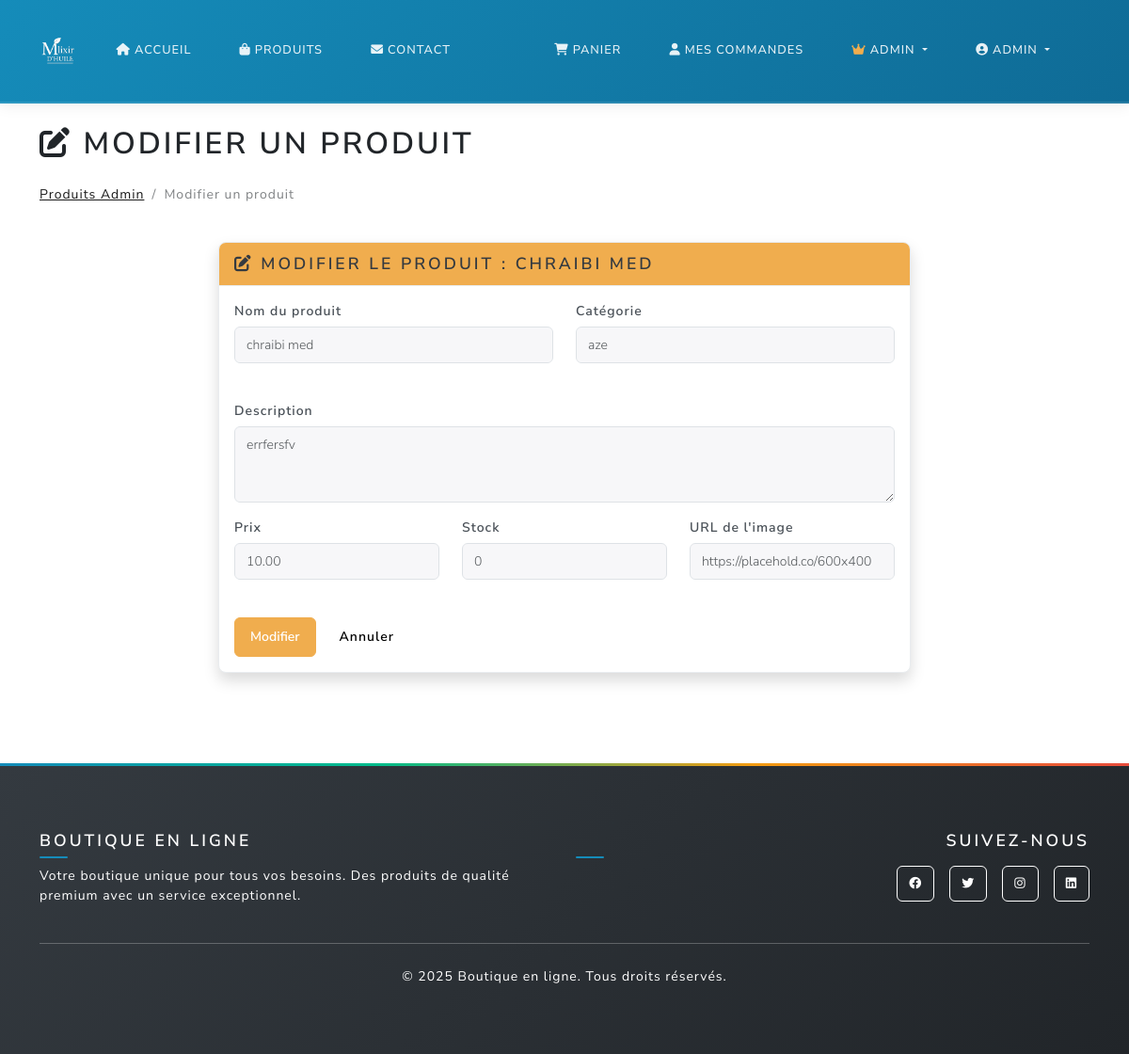
Page /admin/products/9/edit (signed in) on the earlier database version.
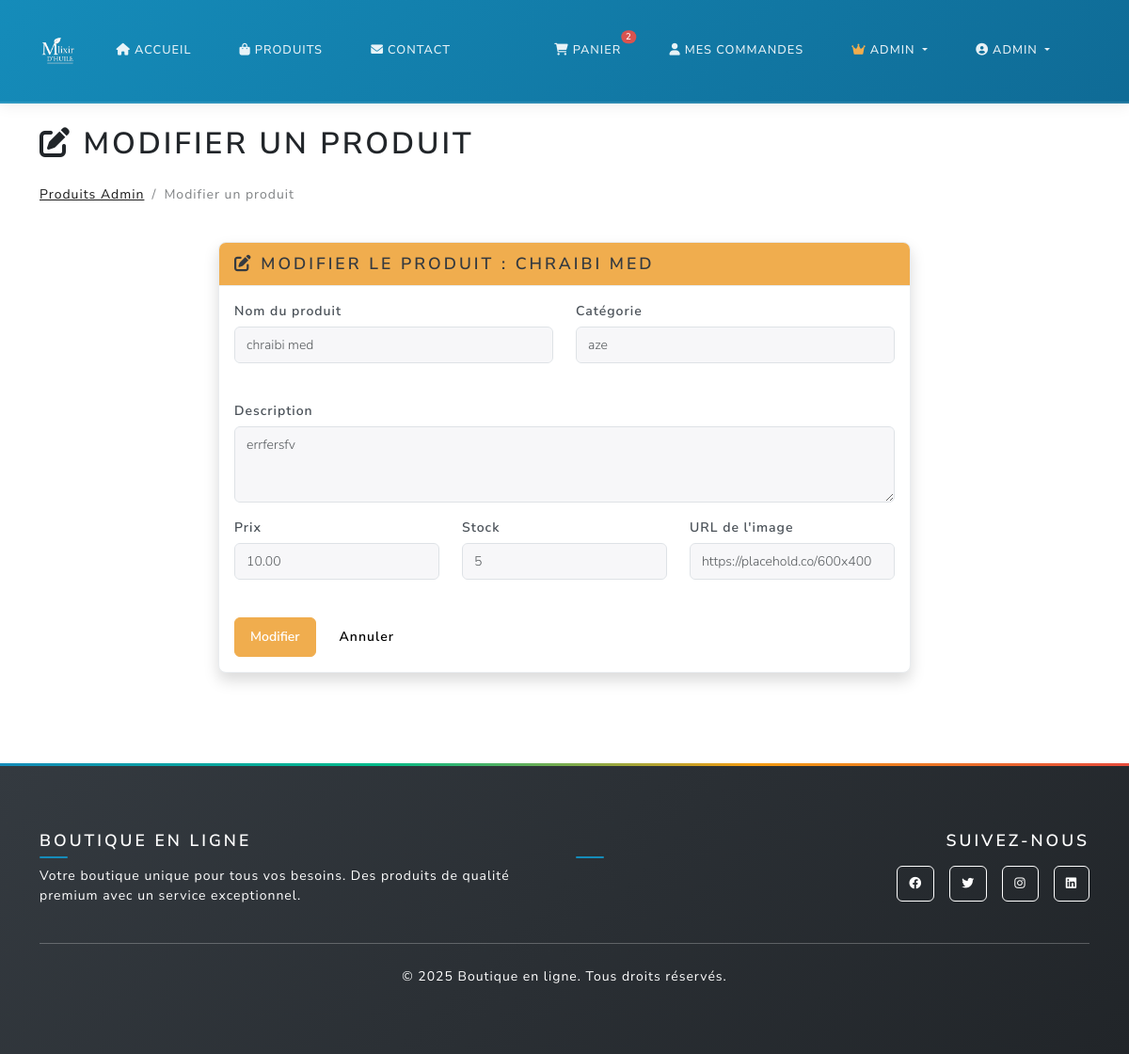
Same page on the later database version.
### main.py (models this page shows)
class Product(db.Model):
    id = db.Column(db.Integer, primary_key=True)
    name = db.Column(db.String(100), nullable=False)
    description = db.Column(db.Text, nullable=False)
    price = db.Column(db.Float, nullable=False)
    image_url = db.Column(db.String(200), default='https://via.placeholder.com/300x200')
    stock = db.Column(db.Integer, default=0)
    category = db.Column(db.String(50), nullable=False)

### main.py (the view, shortened to what this page needs)
@app.route('/admin/products/<int:product_id>/edit', methods=['GET', 'POST'])
@login_required
def edit_product(product_id):
    if not current_user.is_admin:
        return redirect_with_toast('home', 'Accès refusé', 'error')
    product = Product.query.get_or_404(product_id)
    form = ProductForm(obj=product)
    return render_template('edit_product.html', form=form, product=product)

### main.py
class ProductForm(FlaskForm):
    name = StringField('Product Name', validators=[DataRequired()])
    description = TextAreaField('Description', validators=[DataRequired()])
    price = DecimalField('Price', validators=[DataRequired(), NumberRange(min=0)])
    stock = IntegerField('Stock', validators=[DataRequired(), NumberRange(min=0)])
    category = StringField('Category', validators=[DataRequired()])
    image_url = StringField('Image URL')
    submit = SubmitField('Add Product')

### main.py (called while the page is built, shortened)
@login_manager.user_loader
def load_user(user_id):
    return User.query.get(int(user_id))

def get_shipping_settings():
    settings = ShippingSettings.query.first()
    return settings

### templates/edit_product.html (shortened to what this page needs)
{% extends "base.html" %}
{% block content %}
<div class="container py-4">
  <div class="row">
    <div class="col-12">
      <h1 class="mb-4"><i class="fas fa-edit"></i> Modifier un produit</h1>
      <nav aria-label="breadcrumb">
        <ol class="breadcrumb">
          <li class="breadcrumb-item"><a href="{{ url_for('admin_products') }}">Produits Admin</a></li>
          <li class="breadcrumb-item active">Modifier un produit</li>
        </ol>
      </nav>
    </div>
  </div>
  <div class="row">
    <div class="col-md-8 mx-auto">
      <div class="card shadow">
        <div class="card-header bg-warning text-dark">
          <h5 class="mb-0"><i class="fas fa-edit"></i> Modifier le produit : {{ product.name }}</h5>
        </div>
        <div class="card-body">
          <form method="POST">
            <div class="row">
              <div class="col-md-6 mb-3">
                {{ form.name.label(class="form-label", text="Nom du produit") }}
                {{ form.name(class="form-control" + (" is-invalid" if form.name.errors else "")) }}
              </div>
              <div class="col-md-6 mb-3">
                {{ form.category.label(class="form-label", text="Catégorie") }}
                {{ form.category(class="form-control" + (" is-invalid" if form.category.errors else "")) }}
              </div>
            </div>
            <div class="mb-3">
              {{ form.description.label(class="form-label", text="Description") }}
              {{ form.description(class="form-control" + (" is-invalid" if form.description.errors else ""), rows="3") }}
            </div>
            <div class="row">
              <div class="col-md-4 mb-3">
                {{ form.price.label(class="form-label", text="Prix") }}
                {{ form.price(class="form-control" + (" is-invalid" if form.price.errors else "")) }}
              </div>
              <div class="col-md-4 mb-3">
                {{ form.stock.label(class="form-label", text="Stock") }}
                {{ form.stock(class="form-control" + (" is-invalid" if form.stock.errors else "")) }}
              </div>
              <div class="col-md-4 mb-3">
                {{ form.image_url.label(class="form-label", text="URL de l'image") }}
                {{ form.image_url(class="form-control" + (" is-invalid" if form.image_url.errors else "")) }}
              </div>
            </div>
            <div class="d-flex gap-2">
              {{ form.submit(class="btn btn-warning", value="Modifier") }}
              <a href="{{ url_for('admin_products') }}" class="btn btn-secondary">Annuler</a>
            </div>
          </form>
        </div>
      </div>
    </div>
  </div>
</div>
{% endblock %}

### templates/base.html (shortened to what the changed rows need)
<!DOCTYPE html>
<html lang="fr">
  <head>
    <link
      href="https://cdn.jsdelivr.net/npm/bootswatch@5.3.2/dist/lux/bootstrap.min.css"
      rel="stylesheet"
    />
    <link
      href="https://cdnjs.cloudflare.com/ajax/libs/font-awesome/6.0.0/css/all.min.css"
      rel="stylesheet"
    />
    <link
      href="{{ url_for('static', filename='css/style.css') }}"
      rel="stylesheet"
    />
  </head>
  <body>
    <nav class="navbar navbar-expand-lg navbar-dark bg-dark">
      <div class="container">
        <div class="collapse navbar-collapse" id="navbarNav">
          <ul class="navbar-nav">
            {% if current_user.is_authenticated %}
              <li class="nav-item">
                <a class="nav-link position-relative" href="{{ url_for('cart') }}">
                  <i class="fas fa-shopping-cart me-1"></i>Panier
                  {% if cart_total_quantity is defined and cart_total_quantity > 0 %}
                    <span class="position-absolute top-0 start-100 translate-middle badge rounded-pill bg-danger">
                      {{ cart_total_quantity }}
                    </span>
                  {% elif session.cart and session.cart|length > 0 %}
                    <span class="position-absolute top-0 start-100 translate-middle badge rounded-pill bg-danger">
                      {{ session.cart|length }}
                      <span class="visually-hidden">articles dans le panier</span>
                    </span>
                  {% endif %}
                </a>
              </li>
            {% endif %}
          </ul>
        </div>
      </div>
    </nav>
    <main>{% block content %}{% endblock %}</main>
  </body>
</html>

Differences in the rows shown:
changed Product "CHRAIBI MED": stock "0" → "5"
Other differences:
{{ cart_total_quantity }}: (not shown) → "2"
